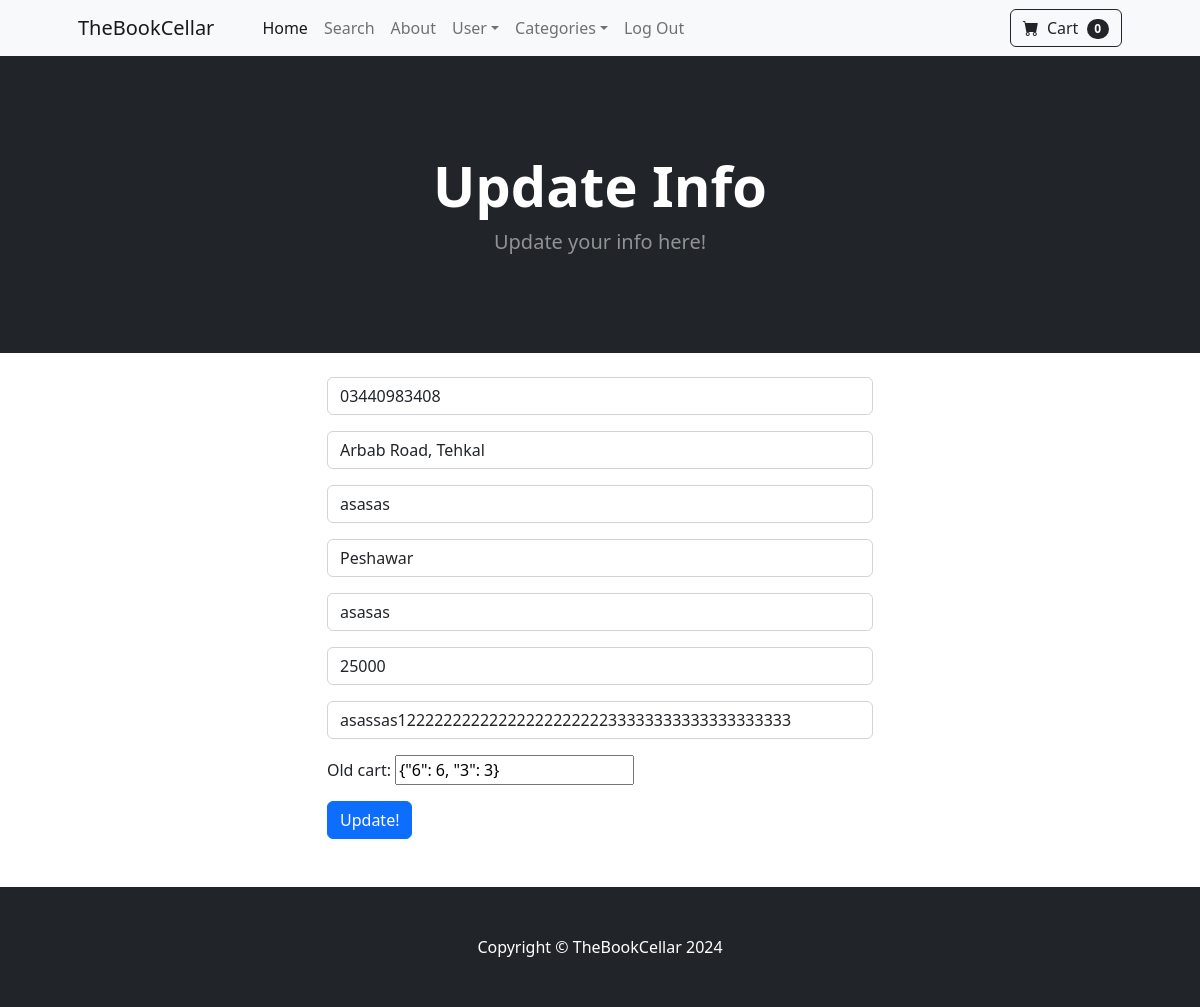
The page /update_info/ (signed in) on the database its author committed.
### core/models.py (models this page shows, shortened)
class Profile(models.Model):
    user = models.OneToOneField(User, on_delete=models.CASCADE)
    date_modified = models.DateTimeField(User, auto_now=True) # type: ignore
    phone = models.CharField(max_length=12, blank=True)
    address1 = models.CharField(max_length=200, blank=True)
    address2 = models.CharField(max_length=200, blank=True)
    city = models.CharField(max_length=100, blank=True)
    state = models.CharField(max_length=100, blank=True)
    zipcode = models.CharField(max_length=100, blank=True)
    country = models.CharField(max_length=100, blank=True)
    old_cart = models.CharField(max_length=100, blank=True, null=True)

### core/views.py (the view)
# urls.py: path('update_info/', views.update_info, name='update_info'),
def update_info(request):
    if request.user.is_authenticated:
        user_profile = Profile.objects.get(user=request.user)
        infoform = InfoUpdateForm(request.POST or None, instance=user_profile)
        if infoform.is_valid():
            infoform.save()
            messages.success(request, ("Profile Info updated..."))
            return redirect('update_info')
        return render(request, 'core/update_info.html', {'infoform':infoform})
    else:
        messages.success(request, ("Woah! Stop right there! Login First!"))
        return redirect('login')

### core/forms.py
class InfoUpdateForm(forms.ModelForm):
    phone = forms.CharField(label='', widget=forms.TextInput(attrs={'class':'form-control', 'placeholder':'Phone'}), required=False)
    address1 = forms.CharField(label='', max_length=200, widget=forms.TextInput(attrs={'class':'form-control', 'placeholder':'Address 1'}), required=False)
    address2 = forms.CharField(label='', max_length=200, widget=forms.TextInput(attrs={'class':'form-control', 'placeholder':'Address 2'}), required=False)
    city = forms.CharField(label='', max_length=50, widget=forms.TextInput(attrs={'class':'form-control', 'placeholder':'City'}), required=False)
    state = forms.CharField(label='', max_length=50, widget=forms.TextInput(attrs={'class':'form-control', 'placeholder':'State'}), required=False)
    zipcode = forms.CharField(label='', max_length=50, widget=forms.TextInput(attrs={'class':'form-control', 'placeholder':'Zip Code'}), required=False)
    country = forms.CharField(label='', max_length=50, widget=forms.TextInput(attrs={'class':'form-control', 'placeholder':'Country'}), required=False)
    class Meta:
        model = Profile
        fields = '__all__'
        exclude = ['user']

### cart/cart.py (called while the page is built)
    def __len__(self):
        return len(self.cart)

### cart/context_processors.py (called while the page is built)
def cart(request):
    return {'cart':Cart(request)}

### templates/core/update_info.html (shortened to what this page needs)
{% extends 'core/base.html' %}
{% block content %}
<header class="bg-dark py-5">
    <div class="container px-4 px-lg-5 my-5">
        <div class="text-center text-white">
            <h1 class="display-4 fw-bolder">Update Info</h1>
            <p class="lead fw-normal text-white-50 mb-0">Update your info here!</p>
        </div>
    </div>
</header>
<div class="container">
    <div class="row">
            <div class="col-md-6 offset-md-3">
                <br>
                <form method="POST" action="{% url 'update_info' %}">
                    {{ infoform.as_p }}
                    <button type="submit" class="btn btn-primary">Update!</button>
                </form>
                <br><br>
            </div>
    </div>
</div>
{% endblock %}

### rows shown on the page
Profile: phone "03440983408", address1 "Arbab Road, Tehkal", address2 "asasas", city "Peshawar", state "asasas", zipcode "25000", country "asassas1222222222222222222222233333333333333333333", old_cart "{\"6\": 6, \"3\": 3}"

### other values the page prints
{{ cart|length }} "0"
